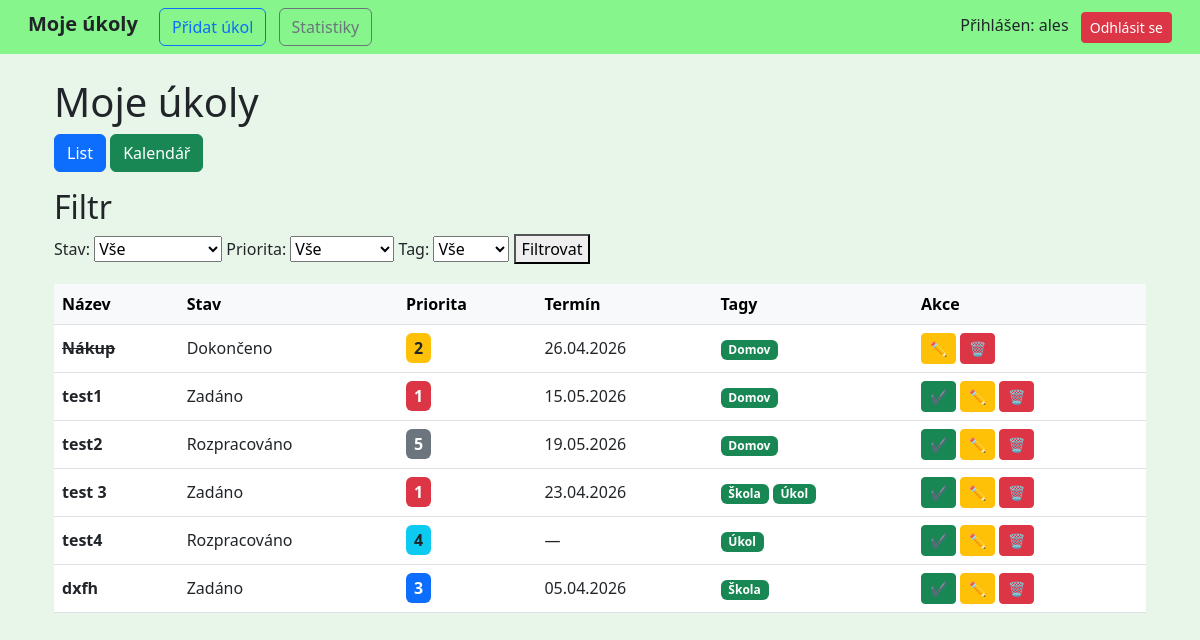
Before: / (signed in) with the older database file.
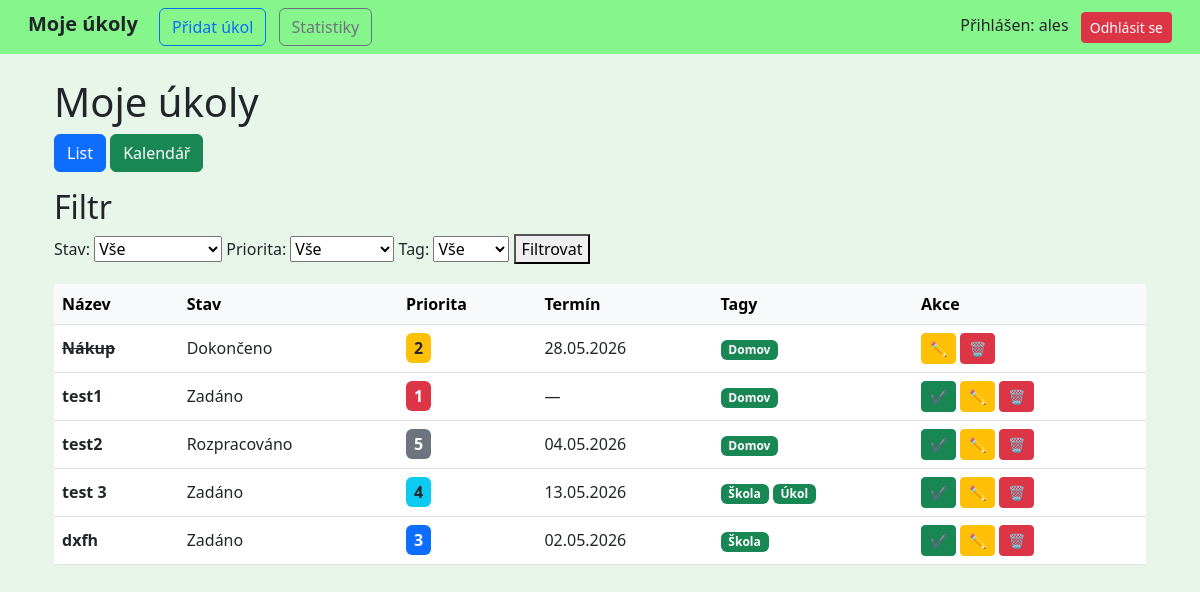
After: the same page with the newer database file.
### tasks/models.py (models this page shows, shortened)
class Task(models.Model):
    STATUS_CHOICES = [
        ('ZADANO', 'Zadáno'),
        ('ROZPRACOVANO', 'Rozpracováno'),
        ('DOKONCENO', 'Dokončeno'),
    ]
    PRIORITY_CHOICES = [
        (1, 'Vysoká'),
        (2, 'Vyšší'),
        (3, 'Střední'),
        (4, 'Nižší'),
        (5, 'Nízká'),
    ]
    title = models.CharField(max_length=200)
    description = models.TextField(blank=True)
    created_at = models.DateTimeField(auto_now_add=True)
    due_date = models.DateTimeField(null=True, blank=True)
    priority = models.IntegerField(choices=PRIORITY_CHOICES, default=3)
    status = models.CharField(max_length=20, choices=STATUS_CHOICES, default='ZADANO')
    user = models.ForeignKey(User, on_delete=models.CASCADE)
    tags = models.ManyToManyField(Tag, blank=True)

class Tag(models.Model):
    name = models.CharField(max_length=100)
    user = models.ForeignKey(User, on_delete=models.CASCADE)

### tasks/views.py (the view)
# urls.py: path('', views.task_list, name='task_list'),
@login_required
def task_list(request):
    tasks = Task.objects.filter(user=request.user)
    view_type = request.GET.get('view', 'list')
    status = request.GET.get('status')
    priority = request.GET.get('priority')
    tag = request.GET.get('tag')
    search = request.GET.get('search')
    calendar_tasks = defaultdict(list)
    tasks_no_date = []
    today = date.today()
    month = int(request.GET.get('month', today.month))
    year = int(request.GET.get('year', today.year))
    cal = calendar.monthcalendar(year, month)
    prev_month = month - 1
    next_month = month + 1
    prev_year = year
    next_year = year
    if prev_month == 0:
        prev_month = 12
        prev_year -= 1
    if next_month == 13:
        next_month = 1
        next_year += 1
    if status:
        tasks = tasks.filter(status=status)
    if priority:
        tasks = tasks.filter(priority=priority)
    if tag:
        tasks = tasks.filter(tags__id=tag)
    if request.method == 'POST':
        form = TaskForm(request.POST)
        if form.is_valid():
            task = form.save(commit=False)
            task.user = request.user  # důležité!
            task.save()
            form.save_m2m()
            return redirect('task_list')
    else:
        form = TaskForm()
    for task in tasks:
        if task.due_date:
            task_date = task.due_date.date()
            calendar_tasks[task_date].append(task)
        else:
            tasks_no_date.append(task)
    tasks_by_day = {day: [] for week in cal for day in week if day != 0}
    for task in tasks:
        if task.due_date:
            if task.due_date.year == year and task.due_date.month == month:
                tasks_by_day[task.due_date.day].append(task)
    return render(request, 'tasks/task_list.html', {
        'tasks': tasks,
        'form': form,
        'tags': Tag.objects.filter(user=request.user),
        'calendar_tasks': dict(calendar_tasks),
        'tasks_no_date': tasks_no_date,
        'view_type': view_type,
        'calendar': cal,
        'tasks_by_day': tasks_by_day,
        'month': month,
        'year': year,
        'today_day': today.day,
        'today_month': today.month,
        'today_year': today.year,
        'prev_month': prev_month,
        'next_month': next_month,
        'prev_year': prev_year,
        'next_year': next_year,
        'month_name': calendar.month_name[month],
        'month_number': f"{month}.",
        'today': today,
    })

### tasks/forms.py
class TaskForm(forms.ModelForm):
    class Meta:
        model = Task
        fields = ['title', 'description', 'due_date', 'priority', 'status', 'tags']
        widgets = {
            'title': forms.TextInput(attrs={
                'class': 'form-control rounded-pill'
            }),
            'description': forms.Textarea(attrs={
                'class': 'form-control',
                'rows': 3
            }),
            'due_date': forms.DateInput(
                format='%Y-%m-%d',
                attrs={
                    'type': 'date',
                    'class': 'form-control'
                }
            ),
            'priority': forms.Select(attrs={
                'class': 'form-select'
            }),
            'status': forms.Select(attrs={
                'class': 'form-select'
            }),
            'tags': forms.CheckboxSelectMultiple(),
        }

### tasks/templates/tasks/task_list.html (shortened to what the changed rows need)
{% extends 'tasks/base.html' %}
{% load custom_tags %}
{% block content %}
<h1>Moje úkoly</h1>
<!DOCTYPE html>
<html>
<head>
</head>
<body>
{% if view_type == "calendar" %}
<div class="row">
    <div class="col-md-10">
        <div class="d-flex justify-content-between align-items-center mb-3">
            <a class="btn btn-outline-secondary"
            href="?view=calendar&month={{ prev_month }}&year={{ prev_year }}">
                ←
            </a>
            {% if request.GET.month_format == "number" %}
                <h2>{{ month_number }} {{ year }}</h2>
            {% else %}
                <h2>{{ month_name }} {{ year }}</h2>
            {% endif %}
            <a class="btn btn-outline-secondary"
            href="?view=calendar&month={{ next_month }}&year={{ next_year }}">
                →
            </a>
        </div>
        <table class="table table-bordered text-center rounded overflow-hidden">
            <thead>
                <tr>
                    <th>Po</th>
                    <th>Út</th>
                    <th>St</th>
                    <th>Čt</th>
                    <th>Pá</th>
                    <th>So</th>
                    <th>Ne</th>
                </tr>
            </thead>
            <tbody>
                {% for week in calendar %}
                    <tr>
                        {% for day in week %}
                            <td style="height:120px; vertical-align: top;"
                                class="{% if day == today_day and month == today_month and year == today_year %}border border-success border-3{% endif %}">
                                {% if day != 0 %}
                                    <strong>{{ day }}</strong>
                                    <ul style="padding-left: 10px;">
                                        {% for task in tasks_by_day|get_item:day %}
                                            <li style="font-size: 12px; list-style: none;">
                                                <span
                                                title="
                                                {{ task.title }}
                                                Stav: {{ task.get_status_display }}
                                                Priorita: {{ task.priority }}
                                                {% if task.due_date %}
                                                Termín: {{ task.due_date|date:'d.m.Y' }}
                                                {% endif %}
                                                "
                                                class="
                                                    px-2 py-1 rounded fw-bold text-dark
                                                    {% if task.due_date and task.due_date.date < today and task.status != "DOKONCENO" %}
                                                        border border-danger border-2
                                                    {% endif %}
                                                    {% if task.priority == 1 %}
                                                        bg-danger text-white
                                                    {% elif task.priority == 2 %}
                                                        bg-warning
                                                    {% elif task.priority == 3 %}
                                                        bg-primary text-white
                                                    {% elif task.priority == 4 %}
                                                        bg-info
                                                    {% else %}
                                                        bg-secondary text-white
                                                    {% endif %}
                                                ">
                                                    {{ task.title }}
                                                </span>
                                            </li>
                                        {% endfor %}
                                    </ul>
                                {% endif %}
                            </td>
                        {% endfor %}
                    </tr>
                {% endfor %}
            </tbody>
        </table>
    </div>
    <div class="col-md-2">
        <div class="card shadow border-0">
            <div class="card-header fw-bold">
                Bez termínu
            </div>
            <div class="card-body">
                <ul class="list-unstyled">
                    {% for task in tasks_no_date %}
                        <li class="mb-2">
                            {{ task.title }}
                        </li>
                    {% empty %}
                        <li>Žádné úkoly</li>
                    {% endfor %}
                </ul>
            </div>
        </div>
    </div>
</div>
{% else %}
<h2>Filtr</h2>
<table class="table table-hover align-middle">
    <thead class="table-light">
        <tr>
            <th>Název</th>
            <th>Stav</th>
            <th>Priorita</th>
            <th>Termín</th>
            <th>Tagy</th>
            <th>Akce</th>
        </tr>
    </thead>
    <tbody>
    {% for task in tasks %}
        <tr>
            <td>
                {% if task.status == "DOKONCENO" %}
                    <s class="fw-bold">{{ task.title }}</s>
                {% else %}
                    <span class="fw-bold">{{ task.title }}</span>
                {% endif %}
            </td>
            <td>
                {{ task.get_status_display }}
            </td>
            <td>
                <span class="
                    px-2 py-1 rounded fw-bold
                    {% if task.priority == 1 %}
                        bg-danger text-white
                    {% elif task.priority == 2 %}
                        bg-warning
                    {% elif task.priority == 3 %}
                        bg-primary text-white
                    {% elif task.priority == 4 %}
                        bg-info
                    {% else %}
                        bg-secondary text-white
                    {% endif %}
                ">
                    {{ task.priority }}
                </span>
            </td>
            <td>
                {% if task.due_date %}
                    {{ task.due_date|date:"d.m.Y" }}
                {% else %}
                    —
                {% endif %}
            </td>
            <td>
                {% for tag in task.tags.all %}
                    <span class="badge bg-success">
                        {{ tag.name }}
                    </span>
                {% empty %}
                    —
                {% endfor %}
            </td>
            <td>
                {% if task.status != "DOKONCENO" %}
                    <a class="btn btn-success btn-sm"
                       href="{% url 'complete_task' task.id %}">
                        ✔
                    </a>
                {% endif %}
                <a class="btn btn-warning btn-sm"
                   href="{% url 'edit_task' task.id %}">
                    ✏️
                </a>
                <a class="btn btn-danger btn-sm"
                    href="{% url 'delete_task' task.id %}"
                    onclick="return confirm('Opravdu chceš smazat tento úkol?')">
                    🗑
                </a>
            </td>
        </tr>
    {% endfor %}
    </tbody>
</table>
</body>
</html>
{% endif %}
{% endblock %}

Changed rows visible on the page:
removed Task: title "test4", status "Rozpracováno", priority "4", Tag (name "Úkol")
changed Task "Nákup": due_date "26.04.2026" → "28.05.2026"
changed Task "test1": due_date "15.05.2026" → (not shown); now shows "—"
changed Task "test2": due_date "19.05.2026" → "04.05.2026"
changed Task "test 3": priority "1" → "4"; due_date "23.04.2026" → "13.05.2026"
changed Task "dxfh": due_date "05.04.2026" → "02.05.2026"
